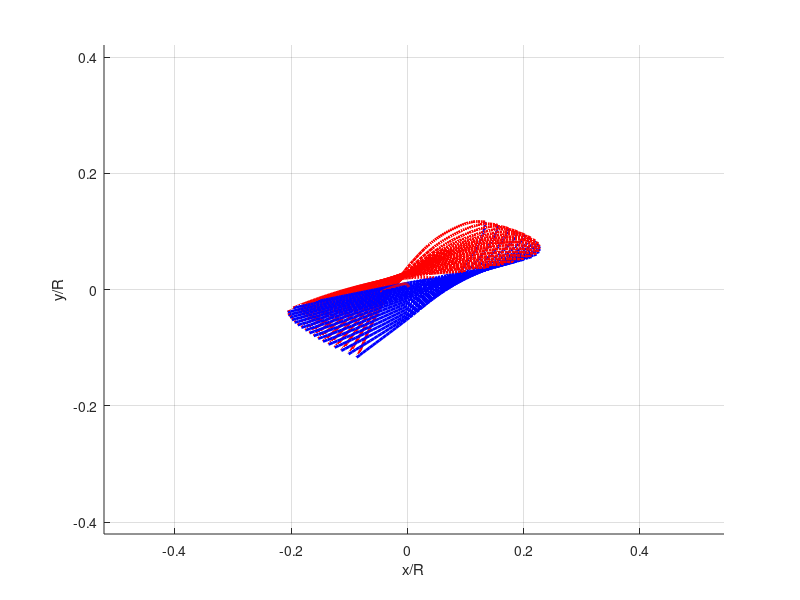

Recreate this plot in MATLAB.
%%%%%%%%%%%%%%%%%%%%%%%%%%%%%%%%%%%%%%%%%%%%%%%%%%%%%%%%%%%%%%%%%
% Plot Wageningen Blade Sections Wrapped in Cylinder in diff r/R
%%%%%%%%%%%%%%%%%%%%%%%%%%%%%%%%%%%%%%%%%%%%%%%%%%%%%%%%%%%%%%%%%

tle_D=0
tte_D=0
Z=4
AEA0=0.4
P_D=0.6
% Import V1 and V2
V1=importdata('V1.txt');
V2=importdata('V2.txt');
% V1 and V2 values are provided for :
P=[-1 -0.95 -0.9 -0.8 -0.7 -0.6 -0.5 -0.4 -0.2 0 0.2 0.4 0.5 0.6 0.7 0.8 0.85 0.9 0.95 1];
rR=[1 0.9 0.85 0.8 0.7 0.6 0.5 0.4 0.3 0.25 0.2 0.15];
% where P=(x-x(tmax))/x(tmax) where x is the length along the chord, and
% rR=r/R
% Generate meshgrid to interpolate V1,V2 values 
[mP,mrR]=meshgrid(P,rR);

% tmax is a function of number of blades, and Ar,Br (Wageningen data)
if (Z==3)
    Wag=importdata('Wageningen3.txt');
else
    Wag=importdata('Wageningen4+.txt');
end
tmax_D=Wag.data(:,5)-Wag.data(:,6)*Z; % this is a function of r/R

% number of blade sections
NrR=20;
Ar_R=linspace(0.2,0.99,NrR);

% Number of points per section
N=61;

% store points here

figure     
hold
grid on
xlabel('x/R')
ylabel('y/R')
zlabel('z/R')
axis equal

for i=1:NrR

r_R=Ar_R(i);
% Interpolate tmax_D at requested rR
tmax_D_r_R=interp1(Wag.data(:,1),tmax_D,r_R,'spline');

% Get chord distribution
c_D=Wag.data(:,2)*AEA0/Z;

% find chord at r/R
c_D_r_R=interp1(Wag.data(:,1),c_D,r_R,'spline');

% get distribution of 1-x(tmax)/c
b=Wag.data(:,4);

% find 1-x(tmax)/c at r/R
b_r_R=interp1(Wag.data(:,1),b,r_R,'spline');

% get distribution of 1-xd/c
a=Wag.data(:,3);

% find 1-xd/c at r/R
a_r_R=interp1(Wag.data(:,1),a,r_R,'spline');

% Evaluate blade section at N points P points
Ps=linspace(-1,1,N);

% yface_c and yback_c (i.e. divided by chord)
yface_c(1:N)=0;
yback_c(1:N)=0;
x_c(1:N)=0;
for i=1:N
    iV1=interp2(mP,mrR,V1,Ps(i),r_R,'spline');
    iV2=interp2(mP,mrR,V2,Ps(i),r_R,'spline');
    if (Ps(i)<=0)
        %x_c(i)=(Ps(i)+1)*(1-b_r_R)-1+a_r_R; % displaced to generator
        x_c(i)=(Ps(i)+1)*(1-b_r_R)-0.5; % displaced to directrix
        yface_c(i)=iV1*(tmax_D_r_R-tte_D)/c_D_r_R;
        yback_c(i)=((iV1+iV2)*(tmax_D_r_R-tte_D)+tte_D)/c_D_r_R;
    else
        %x_c(i)=1+(Ps(i)-1)*b_r_R-1+a_r_R ; % displaced to generator
        x_c(i)=1+(Ps(i)-1)*b_r_R-0.5 ; % displaced to directrix
        yface_c(i)=iV1*(tmax_D_r_R-tle_D)/c_D_r_R;
        yback_c(i)=((iV1+iV2)*(tmax_D_r_R-tle_D)+tle_D)/c_D_r_R;
    end
end

% displace to centerline
ydisp=(yface_c(1)+yface_c(N))/2;
yface_c=yface_c-ydisp;
yback_c=yback_c-ydisp;

% rotate over pitch
theta=atan(P_D/(pi*r_R));
xface_c_rot=x_c*cos(theta)-yface_c*sin(theta);
yface_c_rot=x_c*sin(theta)+yface_c*cos(theta);
xback_c_rot=x_c*cos(theta)-yback_c*sin(theta);
yback_c_rot=x_c*sin(theta)+yback_c*cos(theta);

% add skew
xface_c_rot=xface_c_rot+(a_r_R-0.5)*cos(theta);
xback_c_rot=xback_c_rot+(a_r_R-0.5)*cos(theta);

% find w
phi=2*xface_c_rot*c_D_r_R/r_R;
xfacew_R=r_R*sin(phi);
zfacew_R=-r_R*(1-cos(phi))+r_R;
phi=2*xback_c_rot*c_D_r_R/r_R;
xbackw_R=r_R*sin(phi);
zbackw_R=-r_R*(1-cos(phi))+r_R;

% make figures
%plot3(2*xface_c_rot*c_D_r_R,2*yface_c_rot*c_D_r_R,r_R*ones(1,N),'b')
%plot3(2*xback_c_rot*c_D_r_R,2*yback_c_rot*c_D_r_R,r_R*ones(1,N),'r')
plot3(xfacew_R,2*yface_c_rot*c_D_r_R,zfacew_R,'b','LineWidth',2)
plot3(xbackw_R,2*yback_c_rot*c_D_r_R,zbackw_R,'r','LineWidth',2)

end
